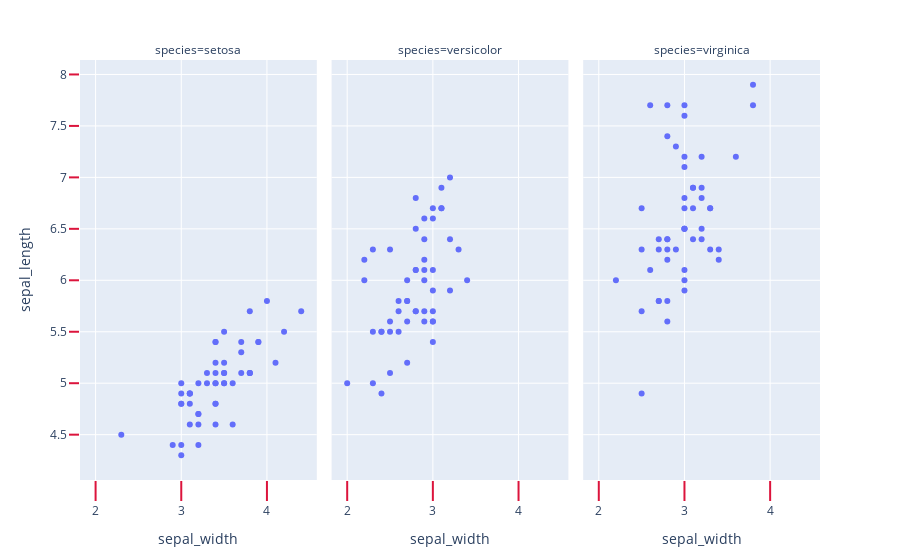

The code cell stored with this chart in its notebook:
### Code cell
fig = px.scatter(df, x="sepal_width", y="sepal_length", facet_col="species")
fig.update_xaxes(ticks="outside", tickwidth=2, tickcolor='crimson', ticklen=20)
fig.update_yaxes(ticks="outside", tickwidth=2, tickcolor='crimson', ticklen=10, col=1)
fig.show()

### Figure 1 — Plotly figure (JSON) as saved in the notebook; plotly's stock layout.template omitted (floating-point values rounded to 4 significant figures)
{"data": [{"hovertemplate": "species=setosa<br>sepal_width=%{x}<br>sepal_length=%{y}<extra></extra>", "legendgroup": "", "marker": {"color": "#636efa", "symbol": "circle"}, "mode": "markers", "name": "", "orientation": "v", "showlegend": false, "type": "scatter", "x": [3.5, 3, 3.2, 3.1, 3.6, 3.9, 3.4, 3.4, 2.9, 3.1, 3.7, 3.4, 3, 3, 4, 4.4, 3.9, 3.5, 3.8, 3.8, 3.4, 3.7, 3.6, 3.3, 3.4, 3, 3.4, 3.5, 3.4, 3.2, 3.1, 3.4, 4.1, 4.2, 3.1, 3.2, 3.5, 3.1, 3, 3.4, 3.5, 2.3, 3.2, 3.5, 3.8, 3, 3.8, 3.2, 3.7, 3.3], "xaxis": "x", "y": [5.1, 4.9, 4.7, 4.6, 5, 5.4, 4.6, 5, 4.4, 4.9, 5.4, 4.8, 4.8, 4.3, 5.8, 5.7, 5.4, 5.1, 5.7, 5.1, 5.4, 5.1, 4.6, 5.1, 4.8, 5, 5, 5.2, 5.2, 4.7, 4.8, 5.4, 5.2, 5.5, 4.9, 5, 5.5, 4.9, 4.4, 5.1, 5, 4.5, 4.4, 5, 5.1, 4.8, 5.1, 4.6, 5.3, 5], "yaxis": "y"}, {"hovertemplate": "species=versicolor<br>sepal_width=%{x}<br>sepal_length=%{y}<extra></extra>", "legendgroup": "", "marker": {"color": "#636efa", "symbol": "circle"}, "mode": "markers", "name": "", "orientation": "v", "showlegend": false, "type": "scatter", "x": [3.2, 3.2, 3.1, 2.3, 2.8, 2.8, 3.3, 2.4, 2.9, 2.7, 2, 3, 2.2, 2.9, 2.9, 3.1, 3, 2.7, 2.2, 2.5, 3.2, 2.8, 2.5, 2.8, 2.9, 3, 2.8, 3, 2.9, 2.6, 2.4, 2.4, 2.7, 2.7, 3, 3.4, 3.1, 2.3, 3, 2.5, 2.6, 3, 2.6, 2.3, 2.7, 3, 2.9, 2.9, 2.5, 2.8], "xaxis": "x2", "y": [7, 6.4, 6.9, 5.5, 6.5, 5.7, 6.3, 4.9, 6.6, 5.2, 5, 5.9, 6, 6.1, 5.6, 6.7, 5.6, 5.8, 6.2, 5.6, 5.9, 6.1, 6.3, 6.1, 6.4, 6.6, 6.8, 6.7, 6, 5.7, 5.5, 5.5, 5.8, 6, 5.4, 6, 6.7, 6.3, 5.6, 5.5, 5.5, 6.1, 5.8, 5, 5.6, 5.7, 5.7, 6.2, 5.1, 5.7], "yaxis": "y2"}, {"hovertemplate": "species=virginica<br>sepal_width=%{x}<br>sepal_length=%{y}<extra></extra>", "legendgroup": "", "marker": {"color": "#636efa", "symbol": "circle"}, "mode": "markers", "name": "", "orientation": "v", "showlegend": false, "type": "scatter", "x": [3.3, 2.7, 3, 2.9, 3, 3, 2.5, 2.9, 2.5, 3.6, 3.2, 2.7, 3, 2.5, 2.8, 3.2, 3, 3.8, 2.6, 2.2, 3.2, 2.8, 2.8, 2.7, 3.3, 3.2, 2.8, 3, 2.8, 3, 2.8, 3.8, 2.8, 2.8, 2.6, 3, 3.4, 3.1, 3, 3.1, 3.1, 3.1, 2.7, 3.2, 3.3, 3, 2.5, 3, 3.4, 3], "xaxis": "x3", "y": [6.3, 5.8, 7.1, 6.3, 6.5, 7.6, 4.9, 7.3, 6.7, 7.2, 6.5, 6.4, 6.8, 5.7, 5.8, 6.4, 6.5, 7.7, 7.7, 6, 6.9, 5.6, 7.7, 6.3, 6.7, 7.2, 6.2, 6.1, 6.4, 7.2, 7.4, 7.9, 6.4, 6.3, 6.1, 7.7, 6.3, 6.4, 6, 6.9, 6.7, 6.9, 5.8, 6.8, 6.7, 6.7, 6.3, 6.5, 6.2, 5.9], "yaxis": "y3"}], "layout": {"annotations": [{"font": {}, "showarrow": false, "text": "species=setosa", "x": 0.16, "xanchor": "center", "xref": "paper", "y": 1, "yanchor": "bottom", "yref": "paper"}, {"font": {}, "showarrow": false, "text": "species=versicolor", "x": 0.5, "xanchor": "center", "xref": "paper", "y": 1, "yanchor": "bottom", "yref": "paper"}, {"font": {}, "showarrow": false, "text": "species=virginica", "x": 0.84, "xanchor": "center", "xref": "paper", "y": 1, "yanchor": "bottom", "yref": "paper"}], "legend": {"tracegroupgap": 0}, "margin": {"t": 60}, "xaxis": {"anchor": "y", "domain": [0, 0.32], "tickcolor": "crimson", "ticklen": 20, "ticks": "outside", "tickwidth": 2, "title": {"text": "sepal_width"}}, "xaxis2": {"anchor": "y2", "domain": [0.34, 0.66], "matches": "x", "tickcolor": "crimson", "ticklen": 20, "ticks": "outside", "tickwidth": 2, "title": {"text": "sepal_width"}}, "xaxis3": {"anchor": "y3", "domain": [0.68, 1.0], "matches": "x", "tickcolor": "crimson", "ticklen": 20, "ticks": "outside", "tickwidth": 2, "title": {"text": "sepal_width"}}, "yaxis": {"anchor": "x", "domain": [0, 1], "tickcolor": "crimson", "ticklen": 10, "ticks": "outside", "tickwidth": 2, "title": {"text": "sepal_length"}}, "yaxis2": {"anchor": "x2", "domain": [0, 1], "matches": "y", "showticklabels": false}, "yaxis3": {"anchor": "x3", "domain": [0, 1], "matches": "y", "showticklabels": false}}}
